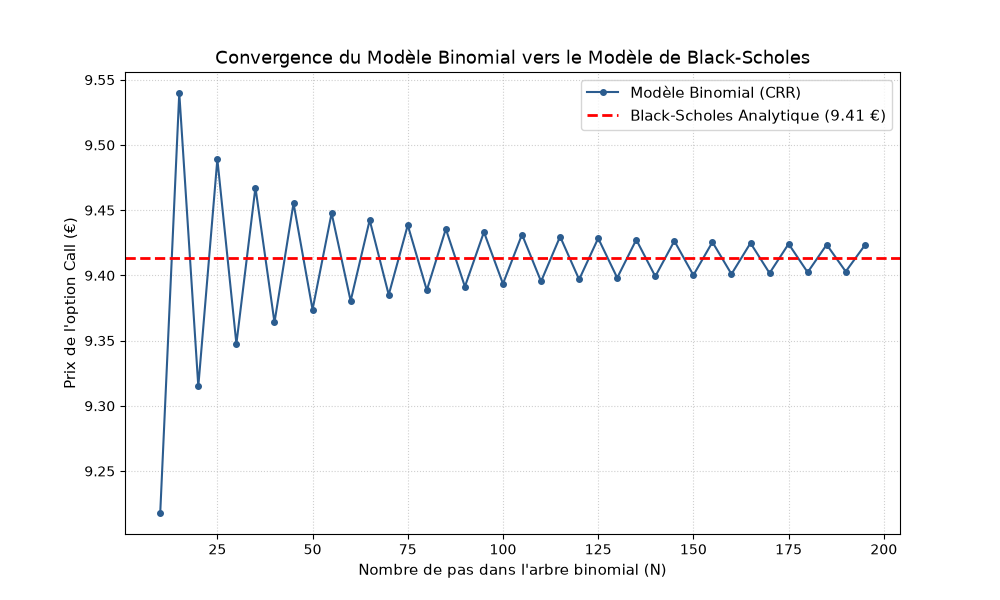

Generate this figure with Python:
import numpy as np
import matplotlib.pyplot as plt
from scipy.stats import norm

# ==========================================
# 1. Modèle de Black-Scholes (Formule Analytique)
# ==========================================
def black_scholes_call(S, K, T, r, sigma):
    """
    Calcule le prix d'un option d'achat (Call) Européen via la formule de Black-Scholes.
    """
    d1 = (np.log(S / K) + (r + 0.5 * sigma**2) * T) / (sigma * np.sqrt(T))
    d2 = d1 - sigma * np.sqrt(T)
    
    call_price = S * norm.cdf(d1) - K * np.exp(-r * T) * norm.cdf(d2)
    delta = norm.cdf(d1) # Sensibilité du prix par rapport au sous-jacent
    return call_price, delta

# ==========================================
# 2. Modèle Binomial (Cox-Ross-Rubinstein - CRR)
# ==========================================
def binomial_call(S, K, T, r, sigma, N):
    """
    Calcule le prix d'un Call via un arbre binomial discret à N pas.
    """
    dt = T / N
    u = np.exp(sigma * np.sqrt(dt)) # Facteur de hausse
    d = 1 / u                        # Facteur de baisse
    p = (np.exp(r * dt) - d) / (u - d) # Probabilité risque-neutre
    
    # Prix du sous-jacent à l'échéance (Feuilles de l'arbre)
    prices = S * (u ** np.arange(N, -1, -1)) * (d ** np.arange(0, N + 1))
    
    # Valeurs de l'option à l'échéance (Payoff du Call)
    option_values = np.maximum(0, prices - K)
    
    # Rétro-propagation vers la racine de l'arbre
    for i in range(N - 1, -1, -1):
        option_values = np.exp(-r * dt) * (p * option_values[:-1] + (1 - p) * option_values[1:])
        
    return option_values[0]

# ==========================================
# 3. Paramètres du Marché Financier
# ==========================================
S0 = 100.0    # Prix actuel de l'action (€)
K = 100.0     # Prix d'exercice / Strike (€)
T = 1.0       # Maturité de l'option (1 an)
r = 0.03      # Taux d'intérêt sans risque (3%)
sigma = 0.20  # Volatilité du sous-jacent (20%)

# Calcul du prix analytique de Black-Scholes
bs_price, bs_delta = black_scholes_call(S0, K, T, r, sigma)

# Étude de la convergence du modèle binomial en fonction du nombre de pas N
pas_arbre = np.arange(10, 200, 5)
prix_binomiaux = [binomial_call(S0, K, T, r, sigma, n) for n in pas_arbre]

print(f"Prix théorique de Black-Scholes : {bs_price:.4f} €")
print(f"Delta de l'option (Greeks Δ)   : {bs_delta:.4f}")

# ==========================================
# 4. Génération et Sauvegarde du Graphique
# ==========================================
plt.figure(figsize=(10, 6))
plt.plot(pas_arbre, prix_binomiaux, label='Modèle Binomial (CRR)', color='#2b5c8f', marker='o', markersize=4)
plt.axhline(y=bs_price, color='red', linestyle='--', linewidth=2, label=f'Black-Scholes Analytique ({bs_price:.2f} €)')

plt.title("Convergence du Modèle Binomial vers le Modèle de Black-Scholes", fontsize=13)
plt.xlabel("Nombre de pas dans l'arbre binomial (N)", fontsize=11)
plt.ylabel("Prix de l'option Call (€)", fontsize=11)
plt.legend(fontsize=11)
plt.grid(True, linestyle=':', alpha=0.6)

# Sauvegarde pour Overleaf
plt.savefig('black_scholes_results.png', dpi=300, bbox_inches='tight')
plt.show()
